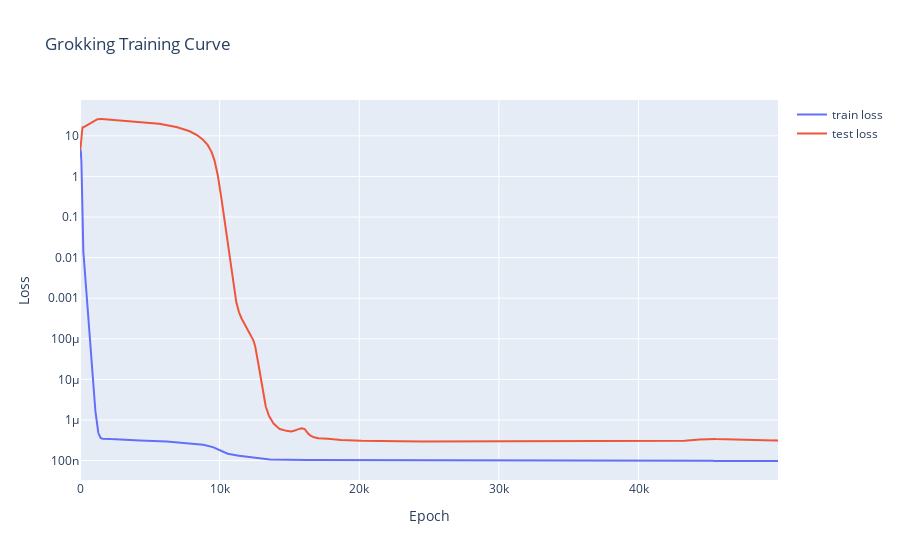

This figure's notebook cell:
### Markdown cell above
Before we start doing mech interp on our model, let's have a look at our loss curves. How quickly do the model's training and test loss curves fall?

### Code cell
lines(
    lines_list=[
        full_run_data['train_losses'][::10],
        full_run_data['test_losses']
    ],
    labels=['train loss', 'test loss'],
    title='Grokking Training Curve',
    x=np.arange(5000)*10,
    xaxis='Epoch',
    yaxis='Loss',
    log_y=True
)

### Figure 1 — Plotly figure (JSON) as saved in the notebook; plotly's stock layout.template omitted (floating-point values rounded to 4 significant figures; data arrays with more than 128 entries replaced by an {"elided": "..."} marker saying what was removed)
{"data": [{"mode": "lines", "name": "train loss", "type": "scatter", "x": {"elided": "5000 int values"}, "y": {"elided": "5000 float values"}}, {"mode": "lines", "name": "test loss", "type": "scatter", "x": {"elided": "5000 int values"}, "y": {"elided": "5000 float values"}}], "layout": {"title": {"text": "Grokking Training Curve"}, "xaxis": {"title": {"text": "Epoch"}}, "yaxis": {"title": {"text": "Loss"}, "type": "log"}}}
